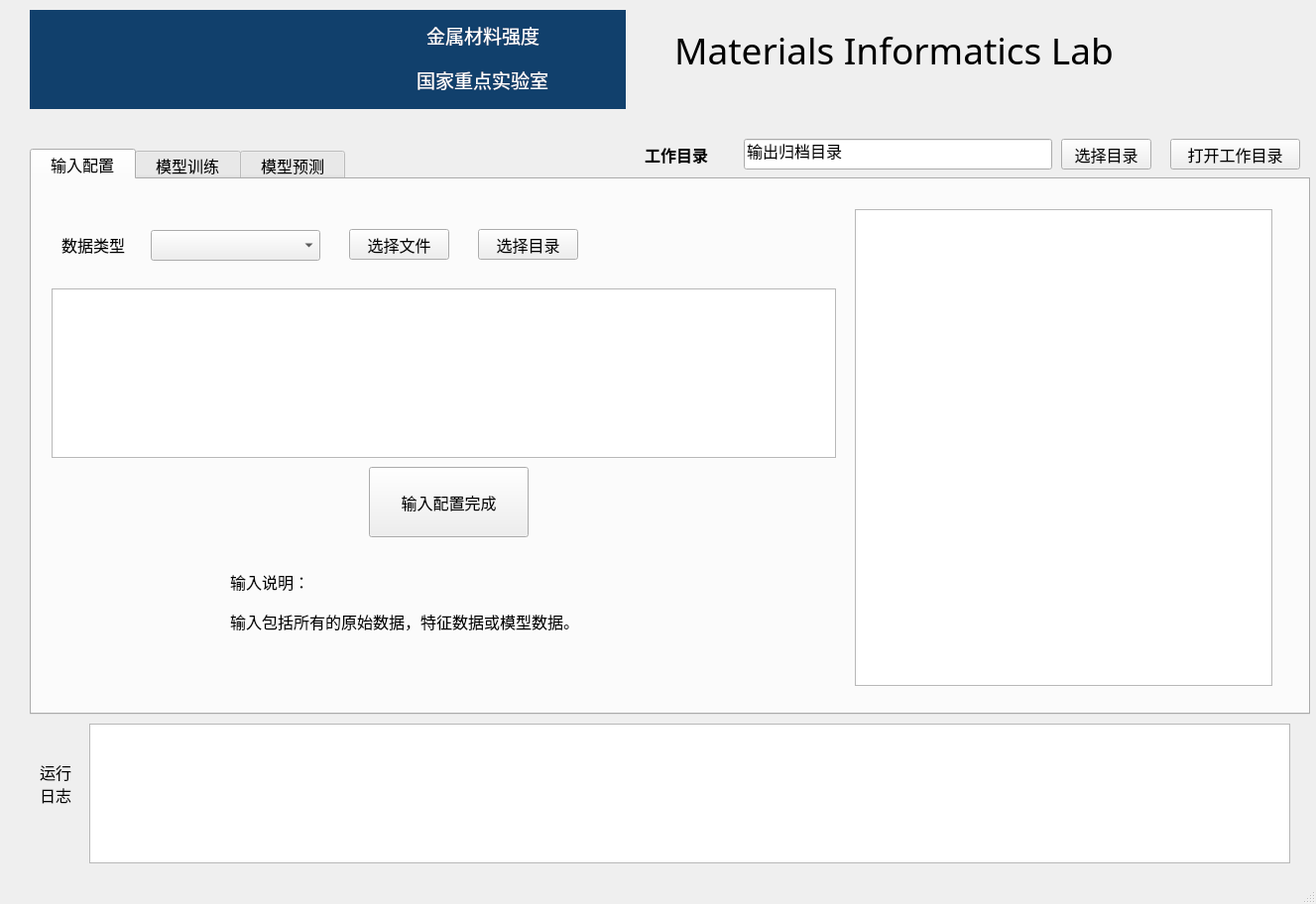
<?xml version="1.0" encoding="UTF-8"?>
<ui version="4.0">
 <class>MachineLearningPlatform</class>
 <widget class="QMainWindow" name="MachineLearningPlatform">
  <property name="geometry">
   <rect>
    <x>0</x>
    <y>0</y>
    <width>1327</width>
    <height>912</height>
   </rect>
  </property>
  <property name="font">
   <font>
    <family>Arial</family>
    <pointsize>12</pointsize>
   </font>
  </property>
  <property name="windowTitle">
   <string>Materials Informatics Lab</string>
  </property>
  <property name="styleSheet">
   <string notr="true"/>
  </property>
  <widget class="QWidget" name="centralwidget">
   <widget class="QPushButton" name="pushButton_output_path">
    <property name="geometry">
     <rect>
      <x>1070</x>
      <y>140</y>
      <width>91</width>
      <height>31</height>
     </rect>
    </property>
    <property name="text">
     <string>选择目录</string>
    </property>
   </widget>
   <widget class="QLineEdit" name="lineEdit_output_path">
    <property name="geometry">
     <rect>
      <x>750</x>
      <y>140</y>
      <width>311</width>
      <height>31</height>
     </rect>
    </property>
    <property name="toolTip">
     <string>该目录为所有运行中间结果及最终结果和日志的存放目录，目录下会自动生成操作对应的文件和文件夹</string>
    </property>
    <property name="text">
     <string>输出归档目录</string>
    </property>
    <property name="readOnly">
     <bool>true</bool>
    </property>
   </widget>
   <widget class="QLabel" name="label_output_path">
    <property name="geometry">
     <rect>
      <x>650</x>
      <y>140</y>
      <width>101</width>
      <height>31</height>
     </rect>
    </property>
    <property name="font">
     <font>
      <family>Agency FB</family>
      <pointsize>12</pointsize>
      <weight>75</weight>
      <bold>true</bold>
     </font>
    </property>
    <property name="text">
     <string>工作目录</string>
    </property>
    <property name="textFormat">
     <enum>Qt::AutoText</enum>
    </property>
   </widget>
   <widget class="QPushButton" name="pushButton_output_open">
    <property name="geometry">
     <rect>
      <x>1180</x>
      <y>140</y>
      <width>131</width>
      <height>31</height>
     </rect>
    </property>
    <property name="text">
     <string>打开工作目录</string>
    </property>
   </widget>
   <widget class="QTabWidget" name="tabWidget">
    <property name="geometry">
     <rect>
      <x>30</x>
      <y>150</y>
      <width>1291</width>
      <height>571</height>
     </rect>
    </property>
    <property name="font">
     <font>
      <family>Arial</family>
      <pointsize>12</pointsize>
     </font>
    </property>
    <property name="autoFillBackground">
     <bool>false</bool>
    </property>
    <property name="tabPosition">
     <enum>QTabWidget::North</enum>
    </property>
    <property name="currentIndex">
     <number>0</number>
    </property>
    <widget class="QWidget" name="tab_input">
     <attribute name="title">
      <string>  输入配置  </string>
     </attribute>
     <widget class="QPushButton" name="pushButton_input_file">
      <property name="geometry">
       <rect>
        <x>320</x>
        <y>50</y>
        <width>101</width>
        <height>31</height>
       </rect>
      </property>
      <property name="font">
       <font>
        <family>Arial</family>
        <pointsize>12</pointsize>
       </font>
      </property>
      <property name="text">
       <string>选择文件</string>
      </property>
     </widget>
     <widget class="QLabel" name="label_input_datatype">
      <property name="geometry">
       <rect>
        <x>30</x>
        <y>50</y>
        <width>81</width>
        <height>31</height>
       </rect>
      </property>
      <property name="font">
       <font>
        <family>Arial</family>
        <pointsize>12</pointsize>
       </font>
      </property>
      <property name="text">
       <string>数据类型</string>
      </property>
     </widget>
     <widget class="QPushButton" name="pushButton_input_confirm">
      <property name="geometry">
       <rect>
        <x>340</x>
        <y>290</y>
        <width>161</width>
        <height>71</height>
       </rect>
      </property>
      <property name="font">
       <font>
        <family>Arial</family>
        <pointsize>12</pointsize>
       </font>
      </property>
      <property name="text">
       <string>输入配置完成</string>
      </property>
     </widget>
     <widget class="QComboBox" name="comboBox_input_datatype">
      <property name="geometry">
       <rect>
        <x>120</x>
        <y>51</y>
        <width>171</width>
        <height>31</height>
       </rect>
      </property>
      <property name="font">
       <font>
        <family>Arial</family>
        <pointsize>12</pointsize>
       </font>
      </property>
      <property name="editable">
       <bool>false</bool>
      </property>
      <property name="currentIndex">
       <number>-1</number>
      </property>
     </widget>
     <widget class="QPushButton" name="pushButton_input_path">
      <property name="geometry">
       <rect>
        <x>450</x>
        <y>50</y>
        <width>101</width>
        <height>31</height>
       </rect>
      </property>
      <property name="font">
       <font>
        <family>Arial</family>
        <pointsize>12</pointsize>
       </font>
      </property>
      <property name="text">
       <string>选择目录</string>
      </property>
     </widget>
     <widget class="QTextEdit" name="textEdit_input_datalist">
      <property name="geometry">
       <rect>
        <x>20</x>
        <y>110</y>
        <width>791</width>
        <height>171</height>
       </rect>
      </property>
      <property name="font">
       <font>
        <family>Arial</family>
        <pointsize>12</pointsize>
       </font>
      </property>
      <property name="html">
       <string>&lt;!DOCTYPE HTML PUBLIC &quot;-//W3C//DTD HTML 4.0//EN&quot; &quot;http://www.w3.org/TR/REC-html40/strict.dtd&quot;&gt;
&lt;html&gt;&lt;head&gt;&lt;meta name=&quot;qrichtext&quot; content=&quot;1&quot; /&gt;&lt;style type=&quot;text/css&quot;&gt;
p, li { white-space: pre-wrap; }
&lt;/style&gt;&lt;/head&gt;&lt;body style=&quot; font-family:'Arial','Arial','Arial'; font-size:12pt; font-weight:400; font-style:normal;&quot;&gt;
&lt;p style=&quot;-qt-paragraph-type:empty; margin-top:0px; margin-bottom:0px; margin-left:0px; margin-right:0px; -qt-block-indent:0; text-indent:0px; font-family:'SimSun'; font-size:9pt;&quot;&gt;&lt;br /&gt;&lt;/p&gt;&lt;/body&gt;&lt;/html&gt;</string>
      </property>
     </widget>
     <widget class="QTableView" name="tableView">
      <property name="geometry">
       <rect>
        <x>830</x>
        <y>30</y>
        <width>421</width>
        <height>481</height>
       </rect>
      </property>
     </widget>
     <widget class="QLabel" name="label_3">
      <property name="geometry">
       <rect>
        <x>200</x>
        <y>420</y>
        <width>441</width>
        <height>51</height>
       </rect>
      </property>
      <property name="font">
       <font>
        <family>Arial</family>
        <pointsize>12</pointsize>
       </font>
      </property>
      <property name="text">
       <string>输入包括所有的原始数据，特征数据或模型数据。</string>
      </property>
      <property name="scaledContents">
       <bool>true</bool>
      </property>
      <property name="wordWrap">
       <bool>true</bool>
      </property>
     </widget>
     <widget class="QLabel" name="label_4">
      <property name="geometry">
       <rect>
        <x>200</x>
        <y>380</y>
        <width>101</width>
        <height>51</height>
       </rect>
      </property>
      <property name="font">
       <font>
        <family>Arial</family>
        <pointsize>12</pointsize>
       </font>
      </property>
      <property name="text">
       <string>输入说明：</string>
      </property>
      <property name="scaledContents">
       <bool>true</bool>
      </property>
      <property name="wordWrap">
       <bool>true</bool>
      </property>
     </widget>
    </widget>
    <widget class="QWidget" name="tab_train">
     <attribute name="title">
      <string>  模型训练  </string>
     </attribute>
     <widget class="QLineEdit" name="lineEdit_train_R2_test">
      <property name="geometry">
       <rect>
        <x>360</x>
        <y>450</y>
        <width>113</width>
        <height>21</height>
       </rect>
      </property>
      <property name="font">
       <font>
        <family>Arial</family>
        <pointsize>12</pointsize>
       </font>
      </property>
      <property name="readOnly">
       <bool>true</bool>
      </property>
     </widget>
     <widget class="QLabel" name="label_train_RMSE">
      <property name="geometry">
       <rect>
        <x>40</x>
        <y>400</y>
        <width>61</width>
        <height>21</height>
       </rect>
      </property>
      <property name="font">
       <font>
        <family>Times New Roman</family>
        <pointsize>12</pointsize>
       </font>
      </property>
      <property name="text">
       <string>RMSE</string>
      </property>
     </widget>
     <widget class="QPushButton" name="pushButton_train_start">
      <property name="geometry">
       <rect>
        <x>220</x>
        <y>220</y>
        <width>161</width>
        <height>61</height>
       </rect>
      </property>
      <property name="font">
       <font>
        <family>Arial</family>
        <pointsize>12</pointsize>
       </font>
      </property>
      <property name="text">
       <string>开始训练</string>
      </property>
     </widget>
     <widget class="QLabel" name="label_train_R2_test">
      <property name="geometry">
       <rect>
        <x>290</x>
        <y>450</y>
        <width>71</width>
        <height>21</height>
       </rect>
      </property>
      <property name="font">
       <font>
        <family>Times New Roman</family>
        <pointsize>12</pointsize>
       </font>
      </property>
      <property name="text">
       <string>Test R^2</string>
      </property>
     </widget>
     <widget class="QLineEdit" name="lineEdit_train_RMSE">
      <property name="geometry">
       <rect>
        <x>100</x>
        <y>400</y>
        <width>113</width>
        <height>21</height>
       </rect>
      </property>
      <property name="font">
       <font>
        <family>Arial</family>
        <pointsize>12</pointsize>
       </font>
      </property>
      <property name="readOnly">
       <bool>true</bool>
      </property>
     </widget>
     <widget class="QLabel" name="label_train_MAE">
      <property name="geometry">
       <rect>
        <x>310</x>
        <y>400</y>
        <width>61</width>
        <height>21</height>
       </rect>
      </property>
      <property name="font">
       <font>
        <family>Times New Roman</family>
        <pointsize>12</pointsize>
       </font>
      </property>
      <property name="text">
       <string>MAE</string>
      </property>
     </widget>
     <widget class="QLabel" name="label_train_feature">
      <property name="geometry">
       <rect>
        <x>40</x>
        <y>70</y>
        <width>91</width>
        <height>31</height>
       </rect>
      </property>
      <property name="font">
       <font>
        <family>Arial</family>
        <pointsize>12</pointsize>
       </font>
      </property>
      <property name="text">
       <string>训练数据</string>
      </property>
     </widget>
     <widget class="QLineEdit" name="lineEdit_train_MAE">
      <property name="geometry">
       <rect>
        <x>360</x>
        <y>400</y>
        <width>113</width>
        <height>21</height>
       </rect>
      </property>
      <property name="font">
       <font>
        <family>Arial</family>
        <pointsize>12</pointsize>
       </font>
      </property>
      <property name="readOnly">
       <bool>true</bool>
      </property>
     </widget>
     <widget class="QLabel" name="label_learning_rate">
      <property name="geometry">
       <rect>
        <x>40</x>
        <y>130</y>
        <width>61</width>
        <height>21</height>
       </rect>
      </property>
      <property name="font">
       <font>
        <family>Arial</family>
        <pointsize>12</pointsize>
       </font>
      </property>
      <property name="text">
       <string>学习率</string>
      </property>
     </widget>
     <widget class="QLabel" name="label_iter_count">
      <property name="geometry">
       <rect>
        <x>290</x>
        <y>130</y>
        <width>91</width>
        <height>21</height>
       </rect>
      </property>
      <property name="font">
       <font>
        <family>Arial</family>
        <pointsize>12</pointsize>
       </font>
      </property>
      <property name="text">
       <string>迭代次数</string>
      </property>
     </widget>
     <widget class="QLabel" name="label_train_model">
      <property name="geometry">
       <rect>
        <x>40</x>
        <y>20</y>
        <width>91</width>
        <height>31</height>
       </rect>
      </property>
      <property name="font">
       <font>
        <family>Arial</family>
        <pointsize>12</pointsize>
       </font>
      </property>
      <property name="text">
       <string>模型类型</string>
      </property>
     </widget>
     <widget class="QProgressBar" name="progressBar_train_progress">
      <property name="geometry">
       <rect>
        <x>30</x>
        <y>360</y>
        <width>601</width>
        <height>16</height>
       </rect>
      </property>
      <property name="font">
       <font>
        <family>Arial</family>
        <pointsize>12</pointsize>
       </font>
      </property>
      <property name="value">
       <number>0</number>
      </property>
     </widget>
     <widget class="QComboBox" name="comboBox_train_feature">
      <property name="geometry">
       <rect>
        <x>150</x>
        <y>70</y>
        <width>431</width>
        <height>31</height>
       </rect>
      </property>
      <property name="font">
       <font>
        <family>Arial</family>
        <pointsize>12</pointsize>
       </font>
      </property>
     </widget>
     <widget class="QComboBox" name="comboBox_train_model">
      <property name="geometry">
       <rect>
        <x>150</x>
        <y>20</y>
        <width>101</width>
        <height>31</height>
       </rect>
      </property>
      <property name="font">
       <font>
        <family>Arial</family>
        <pointsize>12</pointsize>
       </font>
      </property>
     </widget>
     <widget class="QWidget" name="widget" native="true">
      <property name="geometry">
       <rect>
        <x>640</x>
        <y>10</y>
        <width>631</width>
        <height>511</height>
       </rect>
      </property>
      <widget class="QChartView" name="graphicsView_plot">
       <property name="geometry">
        <rect>
         <x>0</x>
         <y>0</y>
         <width>631</width>
         <height>511</height>
        </rect>
       </property>
      </widget>
     </widget>
     <widget class="QLineEdit" name="lineEdit_learning_rate">
      <property name="geometry">
       <rect>
        <x>110</x>
        <y>130</y>
        <width>113</width>
        <height>21</height>
       </rect>
      </property>
     </widget>
     <widget class="QLineEdit" name="lineEdit_iter_count">
      <property name="geometry">
       <rect>
        <x>380</x>
        <y>130</y>
        <width>113</width>
        <height>21</height>
       </rect>
      </property>
     </widget>
     <widget class="QLabel" name="label_train_R2_train">
      <property name="geometry">
       <rect>
        <x>20</x>
        <y>450</y>
        <width>81</width>
        <height>21</height>
       </rect>
      </property>
      <property name="font">
       <font>
        <family>Times New Roman</family>
        <pointsize>12</pointsize>
       </font>
      </property>
      <property name="text">
       <string>Train R^2</string>
      </property>
     </widget>
     <widget class="QLineEdit" name="lineEdit_train_R2_train">
      <property name="geometry">
       <rect>
        <x>100</x>
        <y>450</y>
        <width>113</width>
        <height>21</height>
       </rect>
      </property>
      <property name="font">
       <font>
        <family>Arial</family>
        <pointsize>12</pointsize>
       </font>
      </property>
      <property name="readOnly">
       <bool>true</bool>
      </property>
     </widget>
    </widget>
    <widget class="QWidget" name="tab_predict">
     <attribute name="title">
      <string>  模型预测  </string>
     </attribute>
     <widget class="QComboBox" name="comboBox_predict_normfeature">
      <property name="geometry">
       <rect>
        <x>150</x>
        <y>170</y>
        <width>431</width>
        <height>31</height>
       </rect>
      </property>
     </widget>
     <widget class="QLabel" name="label_predict_feature">
      <property name="geometry">
       <rect>
        <x>40</x>
        <y>120</y>
        <width>91</width>
        <height>31</height>
       </rect>
      </property>
      <property name="text">
       <string>预测数据</string>
      </property>
     </widget>
     <widget class="QProgressBar" name="progressBar_predict_progress">
      <property name="geometry">
       <rect>
        <x>30</x>
        <y>490</y>
        <width>591</width>
        <height>16</height>
       </rect>
      </property>
      <property name="value">
       <number>0</number>
      </property>
     </widget>
     <widget class="QLabel" name="label_e_min">
      <property name="geometry">
       <rect>
        <x>80</x>
        <y>340</y>
        <width>61</width>
        <height>21</height>
       </rect>
      </property>
      <property name="font">
       <font>
        <family>Times New Roman</family>
        <pointsize>12</pointsize>
       </font>
      </property>
      <property name="text">
       <string>E_min</string>
      </property>
     </widget>
     <widget class="QCheckBox" name="checkBox_feature_random">
      <property name="geometry">
       <rect>
        <x>40</x>
        <y>220</y>
        <width>151</width>
        <height>22</height>
       </rect>
      </property>
      <property name="toolTip">
       <string>仅支持随机温度和杨氏模量</string>
      </property>
      <property name="text">
       <string>随机测试样本</string>
      </property>
     </widget>
     <widget class="QLabel" name="label_predict_modelType">
      <property name="geometry">
       <rect>
        <x>40</x>
        <y>20</y>
        <width>101</width>
        <height>31</height>
       </rect>
      </property>
      <property name="text">
       <string>模型类型</string>
      </property>
     </widget>
     <widget class="QLabel" name="label_e_max">
      <property name="geometry">
       <rect>
        <x>250</x>
        <y>340</y>
        <width>61</width>
        <height>21</height>
       </rect>
      </property>
      <property name="font">
       <font>
        <family>Times New Roman</family>
        <pointsize>12</pointsize>
       </font>
      </property>
      <property name="text">
       <string>E_max</string>
      </property>
     </widget>
     <widget class="QComboBox" name="comboBox_predict_feature">
      <property name="geometry">
       <rect>
        <x>150</x>
        <y>120</y>
        <width>431</width>
        <height>31</height>
       </rect>
      </property>
     </widget>
     <widget class="QLineEdit" name="lineEdit_t_max">
      <property name="geometry">
       <rect>
        <x>320</x>
        <y>300</y>
        <width>71</width>
        <height>21</height>
       </rect>
      </property>
     </widget>
     <widget class="QLabel" name="label_predict_trainfeature">
      <property name="geometry">
       <rect>
        <x>40</x>
        <y>170</y>
        <width>111</width>
        <height>31</height>
       </rect>
      </property>
      <property name="text">
       <string>归一化数据</string>
      </property>
     </widget>
     <widget class="QLineEdit" name="lineEdit_e_min">
      <property name="geometry">
       <rect>
        <x>140</x>
        <y>340</y>
        <width>71</width>
        <height>21</height>
       </rect>
      </property>
     </widget>
     <widget class="QLabel" name="label_sample_num">
      <property name="geometry">
       <rect>
        <x>80</x>
        <y>260</y>
        <width>91</width>
        <height>21</height>
       </rect>
      </property>
      <property name="text">
       <string>样本个数</string>
      </property>
     </widget>
     <widget class="QLineEdit" name="lineEdit_e_max">
      <property name="geometry">
       <rect>
        <x>320</x>
        <y>340</y>
        <width>71</width>
        <height>21</height>
       </rect>
      </property>
     </widget>
     <widget class="QLabel" name="label_t_max">
      <property name="geometry">
       <rect>
        <x>250</x>
        <y>300</y>
        <width>61</width>
        <height>21</height>
       </rect>
      </property>
      <property name="font">
       <font>
        <family>Times New Roman</family>
        <pointsize>12</pointsize>
       </font>
      </property>
      <property name="text">
       <string>T_max</string>
      </property>
     </widget>
     <widget class="QComboBox" name="comboBox_predict_model">
      <property name="geometry">
       <rect>
        <x>150</x>
        <y>70</y>
        <width>431</width>
        <height>31</height>
       </rect>
      </property>
     </widget>
     <widget class="QLineEdit" name="lineEdit_t_min">
      <property name="geometry">
       <rect>
        <x>140</x>
        <y>300</y>
        <width>71</width>
        <height>21</height>
       </rect>
      </property>
      <property name="readOnly">
       <bool>false</bool>
      </property>
     </widget>
     <widget class="QLabel" name="label_predict_model">
      <property name="geometry">
       <rect>
        <x>40</x>
        <y>70</y>
        <width>91</width>
        <height>31</height>
       </rect>
      </property>
      <property name="text">
       <string>选择模型</string>
      </property>
     </widget>
     <widget class="QComboBox" name="comboBox_predict_modelType">
      <property name="geometry">
       <rect>
        <x>150</x>
        <y>20</y>
        <width>101</width>
        <height>31</height>
       </rect>
      </property>
     </widget>
     <widget class="QPushButton" name="pushButton_predict_start">
      <property name="geometry">
       <rect>
        <x>230</x>
        <y>390</y>
        <width>161</width>
        <height>61</height>
       </rect>
      </property>
      <property name="text">
       <string>开始预测</string>
      </property>
     </widget>
     <widget class="QLineEdit" name="lineEdit_sample_num">
      <property name="geometry">
       <rect>
        <x>190</x>
        <y>260</y>
        <width>91</width>
        <height>21</height>
       </rect>
      </property>
     </widget>
     <widget class="QLabel" name="label_t_min">
      <property name="geometry">
       <rect>
        <x>80</x>
        <y>300</y>
        <width>61</width>
        <height>21</height>
       </rect>
      </property>
      <property name="font">
       <font>
        <family>Times New Roman</family>
        <pointsize>12</pointsize>
       </font>
      </property>
      <property name="text">
       <string>T_min</string>
      </property>
     </widget>
     <widget class="QWidget" name="widget_plot_predict" native="true">
      <property name="geometry">
       <rect>
        <x>610</x>
        <y>10</y>
        <width>671</width>
        <height>521</height>
       </rect>
      </property>
     </widget>
    </widget>
   </widget>
   <widget class="QLabel" name="label_runlog">
    <property name="geometry">
     <rect>
      <x>40</x>
      <y>760</y>
      <width>41</width>
      <height>61</height>
     </rect>
    </property>
    <property name="text">
     <string>运行日志</string>
    </property>
    <property name="wordWrap">
     <bool>true</bool>
    </property>
   </widget>
   <widget class="QLabel" name="label_studio">
    <property name="geometry">
     <rect>
      <x>420</x>
      <y>60</y>
      <width>181</width>
      <height>41</height>
     </rect>
    </property>
    <property name="palette">
     <palette>
      <active>
       <colorrole role="WindowText">
        <brush brushstyle="SolidPattern">
         <color alpha="255">
          <red>255</red>
          <green>255</green>
          <blue>255</blue>
         </color>
        </brush>
       </colorrole>
       <colorrole role="Text">
        <brush brushstyle="SolidPattern">
         <color alpha="255">
          <red>255</red>
          <green>255</green>
          <blue>255</blue>
         </color>
        </brush>
       </colorrole>
       <colorrole role="PlaceholderText">
        <brush brushstyle="SolidPattern">
         <color alpha="128">
          <red>255</red>
          <green>255</green>
          <blue>255</blue>
         </color>
        </brush>
       </colorrole>
      </active>
      <inactive>
       <colorrole role="WindowText">
        <brush brushstyle="SolidPattern">
         <color alpha="255">
          <red>255</red>
          <green>255</green>
          <blue>255</blue>
         </color>
        </brush>
       </colorrole>
       <colorrole role="Text">
        <brush brushstyle="SolidPattern">
         <color alpha="255">
          <red>255</red>
          <green>255</green>
          <blue>255</blue>
         </color>
        </brush>
       </colorrole>
       <colorrole role="PlaceholderText">
        <brush brushstyle="SolidPattern">
         <color alpha="128">
          <red>255</red>
          <green>255</green>
          <blue>255</blue>
         </color>
        </brush>
       </colorrole>
      </inactive>
      <disabled>
       <colorrole role="WindowText">
        <brush brushstyle="SolidPattern">
         <color alpha="255">
          <red>120</red>
          <green>120</green>
          <blue>120</blue>
         </color>
        </brush>
       </colorrole>
       <colorrole role="Text">
        <brush brushstyle="SolidPattern">
         <color alpha="255">
          <red>120</red>
          <green>120</green>
          <blue>120</blue>
         </color>
        </brush>
       </colorrole>
       <colorrole role="PlaceholderText">
        <brush brushstyle="SolidPattern">
         <color alpha="128">
          <red>0</red>
          <green>0</green>
          <blue>0</blue>
         </color>
        </brush>
       </colorrole>
      </disabled>
     </palette>
    </property>
    <property name="font">
     <font>
      <family>黑体</family>
      <pointsize>14</pointsize>
      <weight>50</weight>
      <bold>false</bold>
     </font>
    </property>
    <property name="text">
     <string>国家重点实验室</string>
    </property>
   </widget>
   <widget class="QLabel" name="label_studio_2">
    <property name="geometry">
     <rect>
      <x>430</x>
      <y>20</y>
      <width>141</width>
      <height>31</height>
     </rect>
    </property>
    <property name="palette">
     <palette>
      <active>
       <colorrole role="WindowText">
        <brush brushstyle="SolidPattern">
         <color alpha="255">
          <red>255</red>
          <green>255</green>
          <blue>255</blue>
         </color>
        </brush>
       </colorrole>
       <colorrole role="Text">
        <brush brushstyle="SolidPattern">
         <color alpha="255">
          <red>255</red>
          <green>255</green>
          <blue>255</blue>
         </color>
        </brush>
       </colorrole>
       <colorrole role="PlaceholderText">
        <brush brushstyle="SolidPattern">
         <color alpha="128">
          <red>255</red>
          <green>255</green>
          <blue>255</blue>
         </color>
        </brush>
       </colorrole>
      </active>
      <inactive>
       <colorrole role="WindowText">
        <brush brushstyle="SolidPattern">
         <color alpha="255">
          <red>255</red>
          <green>255</green>
          <blue>255</blue>
         </color>
        </brush>
       </colorrole>
       <colorrole role="Text">
        <brush brushstyle="SolidPattern">
         <color alpha="255">
          <red>255</red>
          <green>255</green>
          <blue>255</blue>
         </color>
        </brush>
       </colorrole>
       <colorrole role="PlaceholderText">
        <brush brushstyle="SolidPattern">
         <color alpha="128">
          <red>255</red>
          <green>255</green>
          <blue>255</blue>
         </color>
        </brush>
       </colorrole>
      </inactive>
      <disabled>
       <colorrole role="WindowText">
        <brush brushstyle="SolidPattern">
         <color alpha="255">
          <red>120</red>
          <green>120</green>
          <blue>120</blue>
         </color>
        </brush>
       </colorrole>
       <colorrole role="Text">
        <brush brushstyle="SolidPattern">
         <color alpha="255">
          <red>120</red>
          <green>120</green>
          <blue>120</blue>
         </color>
        </brush>
       </colorrole>
       <colorrole role="PlaceholderText">
        <brush brushstyle="SolidPattern">
         <color alpha="128">
          <red>0</red>
          <green>0</green>
          <blue>0</blue>
         </color>
        </brush>
       </colorrole>
      </disabled>
     </palette>
    </property>
    <property name="font">
     <font>
      <family>黑体</family>
      <pointsize>14</pointsize>
      <weight>50</weight>
      <bold>false</bold>
     </font>
    </property>
    <property name="text">
     <string>金属材料强度</string>
    </property>
   </widget>
   <widget class="QLabel" name="label_logo">
    <property name="geometry">
     <rect>
      <x>30</x>
      <y>10</y>
      <width>350</width>
      <height>100</height>
     </rect>
    </property>
    <property name="styleSheet">
     <string notr="true">background-color:rgb(17,64,108)</string>
    </property>
    <property name="text">
     <string/>
    </property>
    <property name="pixmap">
     <pixmap>logo.png</pixmap>
    </property>
   </widget>
   <widget class="QLabel" name="label_soft_title">
    <property name="geometry">
     <rect>
      <x>680</x>
      <y>10</y>
      <width>611</width>
      <height>81</height>
     </rect>
    </property>
    <property name="font">
     <font>
      <family>方正粗黑宋简体</family>
      <pointsize>28</pointsize>
     </font>
    </property>
    <property name="text">
     <string>Materials Informatics Lab</string>
    </property>
   </widget>
   <widget class="QLabel" name="label_2">
    <property name="geometry">
     <rect>
      <x>370</x>
      <y>10</y>
      <width>261</width>
      <height>100</height>
     </rect>
    </property>
    <property name="styleSheet">
     <string notr="true">background-color:rgb(17,64,108)</string>
    </property>
    <property name="text">
     <string/>
    </property>
   </widget>
   <widget class="QTextBrowser" name="textBrowser_runlog">
    <property name="geometry">
     <rect>
      <x>90</x>
      <y>730</y>
      <width>1211</width>
      <height>141</height>
     </rect>
    </property>
   </widget>
   <zorder>label_logo</zorder>
   <zorder>label_2</zorder>
   <zorder>tabWidget</zorder>
   <zorder>label_runlog</zorder>
   <zorder>label_studio</zorder>
   <zorder>label_studio_2</zorder>
   <zorder>label_soft_title</zorder>
   <zorder>pushButton_output_open</zorder>
   <zorder>lineEdit_output_path</zorder>
   <zorder>label_output_path</zorder>
   <zorder>pushButton_output_path</zorder>
   <zorder>textBrowser_runlog</zorder>
  </widget>
  <widget class="QMenuBar" name="menubar">
   <property name="geometry">
    <rect>
     <x>0</x>
     <y>0</y>
     <width>1327</width>
     <height>29</height>
    </rect>
   </property>
  </widget>
  <widget class="QStatusBar" name="statusbar"/>
 </widget>
 <customwidgets>
  <customwidget>
   <class>QChartView</class>
   <extends>QGraphicsView</extends>
   <header>PyQt5.QtChart</header>
  </customwidget>
 </customwidgets>
 <resources/>
 <connections/>
</ui>
